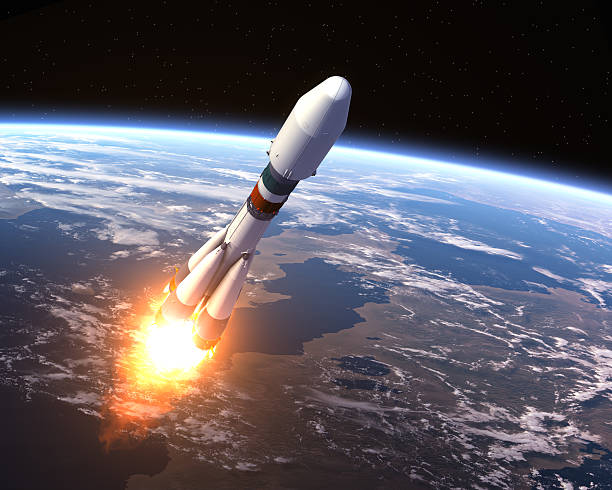
#> input picture SEM 2/IP/Practical/Img/satellite.jpg, 612 x 490 px, found by its file name
$ python threshold.py
#> lines starting #> are read from the running program, lines starting #| are printed output that depends on the picture; after the words box and inside, x2 and y2 are one past the last pixel; in counts of white or black regions, pixels touching at a corner belong together
import cv2
import matplotlib.pyplot as plt

img = cv2.imread("Img\\satellite.jpg")
#> img is the input picture: shape (490, 612, 3); mean B, G, R 96.9, 88.7, 93.4
img = cv2.cvtColor(img, cv2.COLOR_BGR2GRAY)
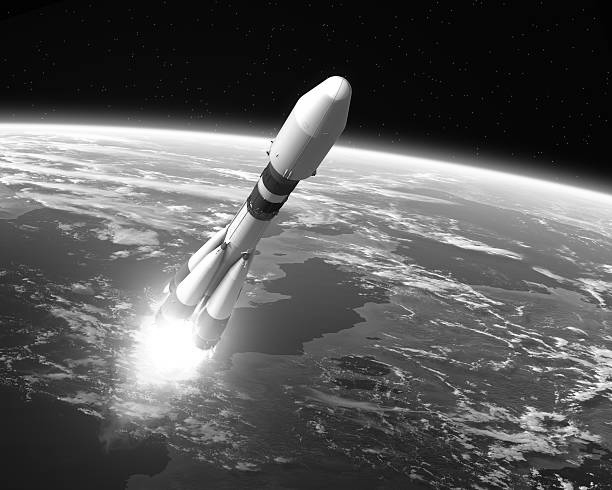
#> img: shape (490, 612); min 0, max 255, mean 91
img = cv2.cvtColor(img, cv2.COLOR_BGR2RGB)
#> img: shape (490, 612, 3)

ret, thresh1 = cv2.threshold(img, 120, 255, cv2.THRESH_BINARY)
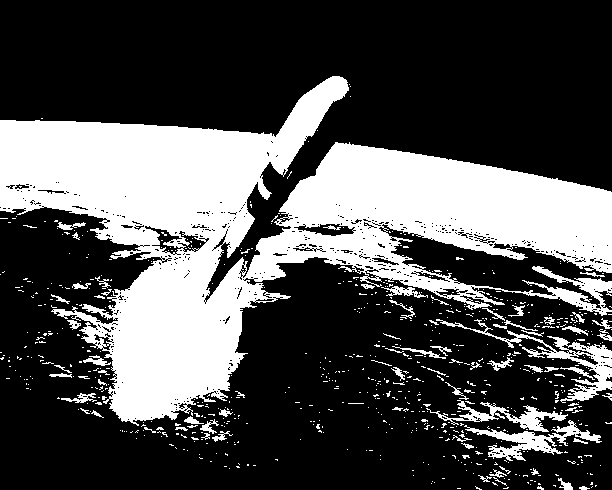
#> thresh1: shape (490, 612, 3); 31.4% white; 722 white regions (647 under 20 px), largest, box (x1, y1, x2, y2) and area: (0, 76, 612, 426) 83099, (436, 319, 612, 403) 2183, (464, 420, 602, 461) 1606
ret, thresh2 = cv2.threshold(img, 120, 255, cv2.THRESH_BINARY_INV)
ret, thresh3 = cv2.threshold(img, 120, 255, cv2.THRESH_TRUNC)
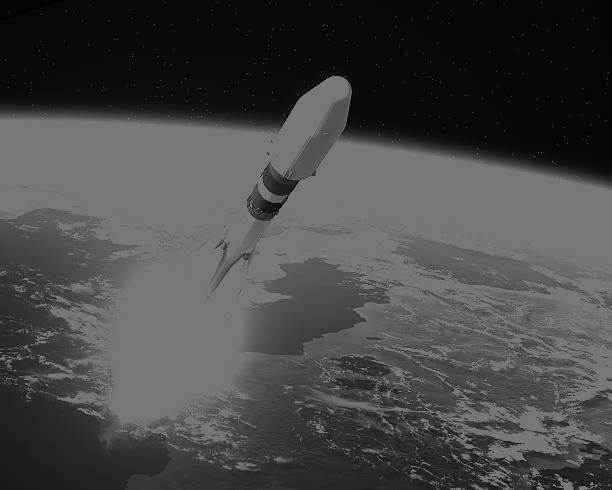
#> thresh3: shape (490, 612, 3); min 0, max 120, mean 71.1
ret, thresh4 = cv2.threshold(img, 120, 255, cv2.THRESH_TOZERO)
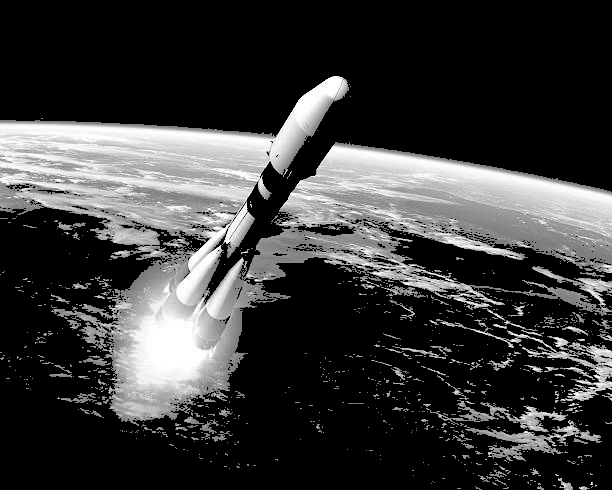
#> thresh4: shape (490, 612, 3); min 0, max 255, mean 57.6
ret, thresh5 = cv2.threshold(img, 120, 255, cv2.THRESH_TOZERO_INV)
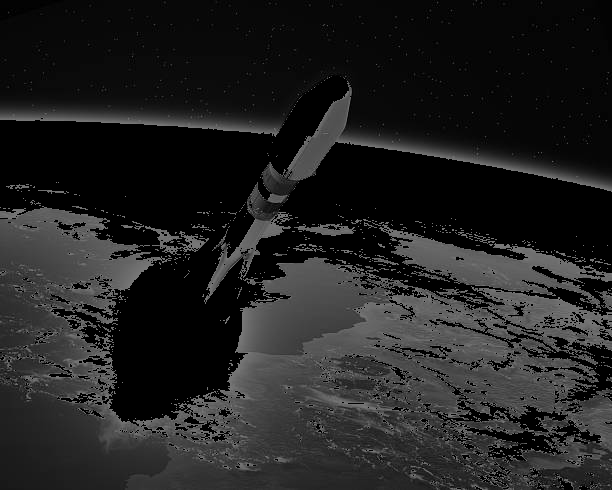
#> thresh5: shape (490, 612, 3); min 0, max 120, mean 33.5

plt.figure(figsize=(12, 8))

plt.subplot(3, 2, 1)
plt.imshow(thresh1)
plt.title('Binary Threshold')
plt.axis('off')

plt.subplot(3, 2, 2)
plt.imshow(thresh2)
plt.title('Binary Threshold Inverted')
plt.axis('off')

plt.subplot(3, 2, 3)
plt.imshow(thresh3)
plt.title('Truncated Threshold')
plt.axis('off')

plt.subplot(3, 2, 5)
plt.imshow(thresh4)
plt.title('Set to 0')
plt.axis('off')

plt.subplot(3, 2, 6)
plt.imshow(thresh5)
plt.title('Set to 0 Inverted')
plt.axis('off')

plt.tight_layout()
plt.show()

$ run again, with SEM 2/IP/Practical/Img/moon.jpg copied over SEM 2/IP/Practical/Img/satellite.jpg
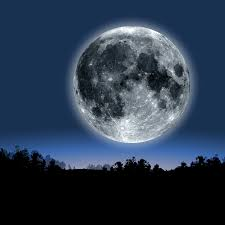
#> input picture SEM 2/IP/Practical/Img/moon.jpg, 225 x 225 px, found by its file name
#> img is the input picture: shape (225, 225, 3); mean B, G, R 76.9, 57.1, 41.8
#> `ret, thresh1 = cv2.threshold(img, 120, 255, cv2.THRESH_BINARY)`:
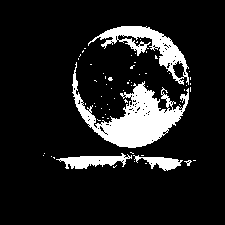
#> thresh1: shape (225, 225, 3); 12.2% white; 64 white regions (59 under 20 px), largest, box (x1, y1, x2, y2) and area: (72, 62, 189, 148) 3416, (88, 26, 189, 85) 1602, (56, 153, 132, 169) 617, (133, 155, 183, 171) 361, (184, 160, 192, 166) 22
#> `ret, thresh5 = cv2.threshold(img, 120, 255, cv2.THRESH_TOZERO_INV)`:
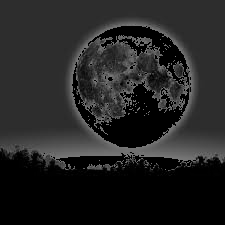
#> thresh5: shape (225, 225, 3); min 0, max 120, mean 35.9
